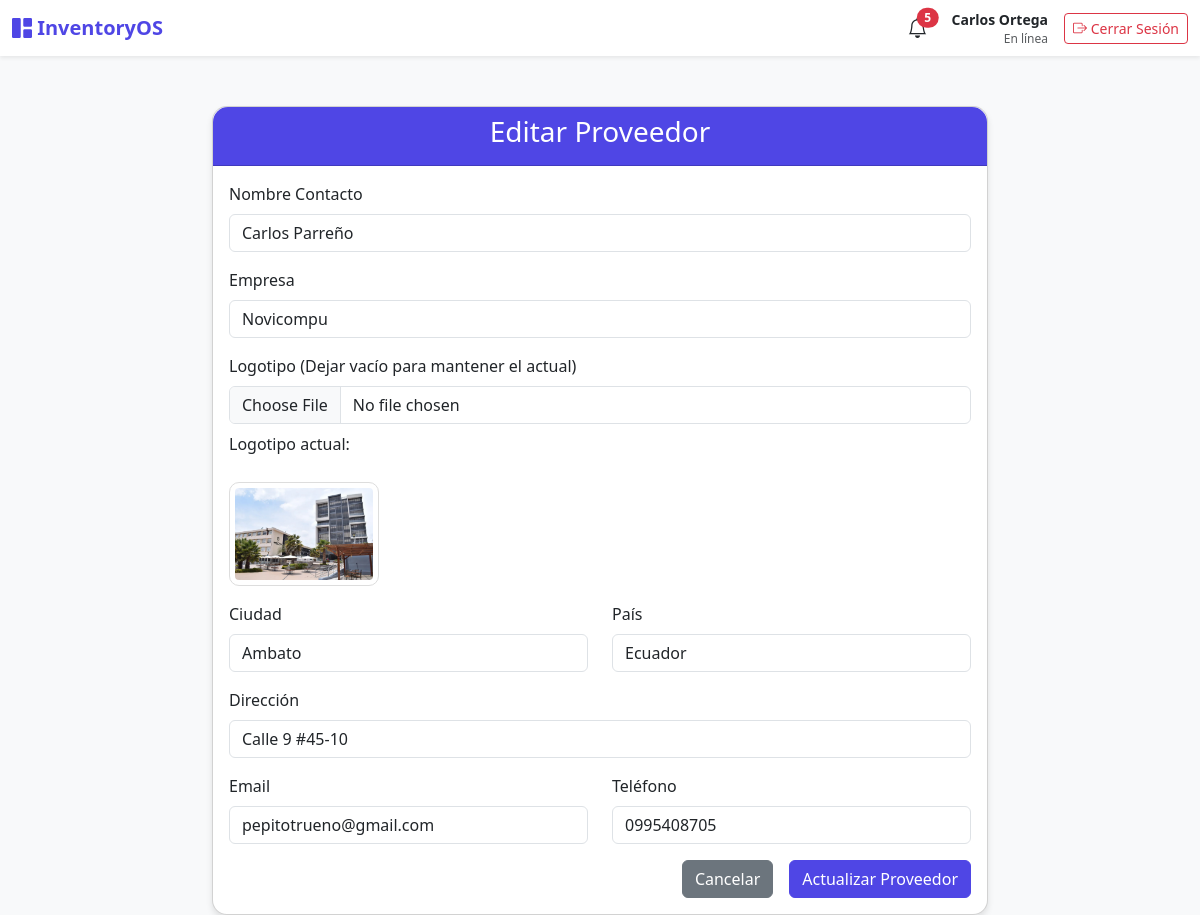
The app's page /create_modify_proveedor/editar_proveedor.php?id=3 (signed in) with its own data.
### tables this page shows
CREATE TABLE `proveedores` (
  `id` int NOT NULL,
  `nombres` varchar(100) NOT NULL,
  `nombre_empresa` varchar(100) NOT NULL,
  `direccion` varchar(200) DEFAULT NULL,
  `ciudad` varchar(50) DEFAULT NULL,
  `pais` varchar(50) DEFAULT NULL,
  `email` varchar(100) DEFAULT NULL,
  `telefono` varchar(50) DEFAULT NULL,
  `ruta` varchar(255) DEFAULT NULL
);

### create_modify_proveedor/editar_proveedor.php (the view, shortened to what this page needs)
<?php
include("../connect.php");
$id = isset($_GET['id']) ? (int)$_GET['id'] : 0;
$prov = null;
if ($id > 0) {
    $r = $conn->query("SELECT * FROM proveedores WHERE id=$id");
    if ($r && $r->num_rows === 1) { $prov = $r->fetch_assoc(); }
}
?>
<!DOCTYPE html>
<html lang="es">
<head>
    <link href="https://cdn.jsdelivr.net/npm/bootstrap@5.3.0/dist/css/bootstrap.min.css" rel="stylesheet">
    <link rel="stylesheet" href="https://cdn.jsdelivr.net/npm/bootstrap-icons@1.11.0/font/bootstrap-icons.css">
</head>
<body>
<?php include '../navbar.php'; ?>
<div class="container">
    <div class="card">
        <div class="card-header text-center">
            <h3>Editar Proveedor</h3>
        </div>
        <div class="card-body">
            <?php if ($prov): ?>
            <form action="actualizar_proveedor.php" method="post" enctype="multipart/form-data" class="needs-validation" novalidate onsubmit="return validateForm()">
                <div class="mb-3">
                    <label for="nombres" class="form-label">Nombre Contacto</label>
                    <input type="text" class="form-control" id="nombres" name="nombres" value="<?php echo htmlspecialchars($prov['nombres']); ?>" required pattern="[a-zA-ZáéíóúÁÉÍÓÚñÑ\s]+" title="Solo letras y espacios" maxlength="100">
                </div>
                <div class="mb-3">
                    <label for="nombre_empresa" class="form-label">Empresa</label>
                    <input type="text" class="form-control" id="nombre_empresa" name="nombre_empresa" value="<?php echo htmlspecialchars($prov['nombre_empresa']); ?>" required maxlength="100">
                </div>
                <div class="mb-3">
                    <label for="logo" class="form-label">Logotipo (Dejar vacío para mantener el actual)</label>
                    <input type="file" class="form-control" id="logo" name="logo" accept="image/*">
                    <?php if (!empty($prov['ruta'])): ?>
                        <div class="mt-2">
                            <p>Logotipo actual:</p>
                            <img src="../<?php echo htmlspecialchars($prov['ruta']); ?>" alt="Logo actual" class="img-preview">
                        </div>
                    <?php endif; ?>
                </div>
                <div class="row">
                    <div class="col-md-6 mb-3">
                        <label for="ciudad" class="form-label">Ciudad</label>
                        <input type="text" class="form-control" id="ciudad" name="ciudad" value="<?php echo htmlspecialchars($prov['ciudad']); ?>" pattern="[a-zA-ZáéíóúÁÉÍÓÚñÑ\s]+" title="Solo letras" maxlength="50">
                    </div>
                    <div class="col-md-6 mb-3">
                        <label for="pais" class="form-label">País</label>
                        <input type="text" class="form-control" id="pais" name="pais" value="<?php echo htmlspecialchars($prov['pais']); ?>" pattern="[a-zA-ZáéíóúÁÉÍÓÚñÑ\s]+" title="Solo letras" maxlength="50">
                    </div>
                </div>
                <div class="mb-3">
                    <label for="direccion" class="form-label">Dirección</label>
                    <input type="text" class="form-control" id="direccion" name="direccion" value="<?php echo htmlspecialchars($prov['direccion']); ?>" maxlength="200">
                </div>
                <div class="row">
                    <div class="col-md-6 mb-3">
                        <label for="email" class="form-label">Email</label>
                        <input type="email" class="form-control" id="email" name="email" value="<?php echo htmlspecialchars($prov['email']); ?>" maxlength="100">
                    </div>
                    <div class="col-md-6 mb-3">
                        <label for="telefono" class="form-label">Teléfono</label>
                        <input type="text" class="form-control" id="telefono" name="telefono" value="<?php echo htmlspecialchars($prov['telefono']); ?>" pattern="\d{10}" maxlength="10" title="Debe tener 10 dígitos numéricos" oninput="this.value = this.value.replace(/[^0-9]/g, '').slice(0, 10)">
                    </div>
                </div>
                <div class="d-grid gap-2 d-md-flex justify-content-md-end">
                    <a href="listar_proveedor.php" class="btn btn-secondary me-md-2">Cancelar</a>
                    <button type="submit" class="btn btn-primary">Actualizar Proveedor</button>
                </div>
            </form>
            <?php else: ?>
                <div class="alert alert-danger">No se encontró el proveedor.</div>
                <a href="listar_proveedor.php" class="btn btn-primary">Volver a la lista</a>
            <?php endif; ?>
        </div>
    </div>
</div>
</body>
</html>

### create_modify_proveedor/editar_proveedor.php (style rules this page uses)
:root { --primary-color: #4f46e5; }
body { background-color: #f8f9fa; }
.container { max-width: 800px; margin-top: 50px; }
.card { border-radius: 15px; box-shadow: 0 4px 6px rgba(0,0,0,0.1); }
.card-header { background-color: var(--primary-color); color: white; border-radius: 15px 15px 0 0 !important; }
.btn-primary { background-color: var(--primary-color); border-color: var(--primary-color); }
.img-preview { max-width: 150px; margin-top: 10px; border-radius: 10px; border: 1px solid #ddd; padding: 5px; }

### records on screen
proveedores: nombres "Carlos Parreño", nombre_empresa "Novicompu", ruta (picture), ciudad "Ambato", pais "Ecuador", direccion "Calle 9 #45-10", email "pepitotrueno@gmail.com", telefono "0995408705"

### other values on screen
$alert_count "5"
$_SESSION['nombre'] "Carlos Ortega"
